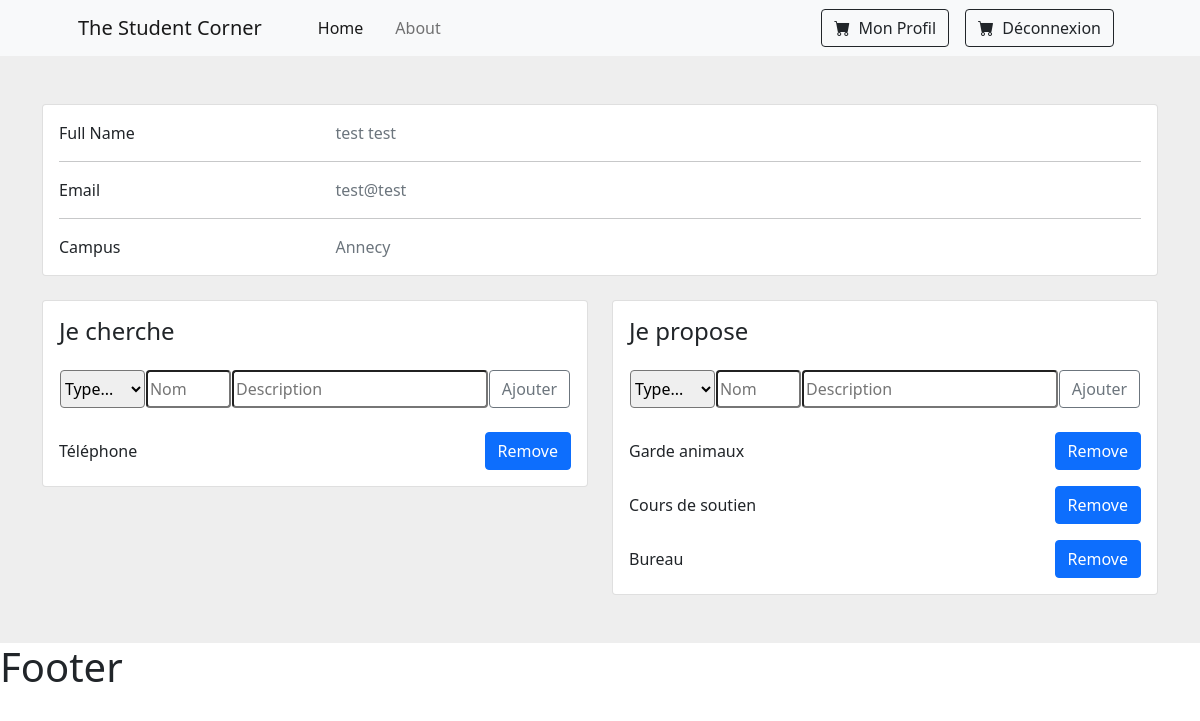
Screenshot of /?r=user/profil (signed in) with the database file from the repository.
### tables this page shows
CREATE TABLE IF NOT EXISTS produit (
    idproduit int(11) NOT NULL AUTO_INCREMENT,
    nom varchar(100) NOT NULL,
    description varchar(100) NOT NULL,
    type int(11) NOT NULL,
    PRIMARY KEY (idproduit)
);

### tools.php (called while the page is built, shortened)
<?php
spl_autoload_register(function($name) {
	$dir = "model";
	if (strpos($name,"Controller") !== FALSE)
		$dir = "controller";
	$path = $dir."/".$name.".php";
});

### controller/Controller.php (called while the page is built, shortened)
<?php
class Controller {
	public function render($view, $d=null) {
		$controller = get_class($this);
		$model = substr($controller, 0,
		strpos($controller, "Controller"));
		$data = $d;
		include_once "view/header.php";
		include_once "view/".strtolower($model)."/".$view.".php";
		include_once "view/footer.php";
	}
}

### controller/UserController.php (called while the page is built, shortened)
<?php
class UserController extends Controller {
  public function profil(){
    $user = unserialize($_SESSION["user"]);
    $offres = $user->getOffres();
    $demandes = $user->getDemandes();
    $this->render("profil", ["user"=>$user,"offres"=>$offres,"demandes"=>$demandes]);
  }
}

### index.php (called while the page is built, shortened)
<?php
include_once "db.php";
include_once "tools.php";
include_once "controller/route.php";

### model/Model.php (called while the page is built, shortened)
<?php
class Model {
	public function __construct($id=null) {
		$class = get_class($this);
		$table = strtolower($class);
		if ($id != null) {
			$st = db()->prepare("select * from $table where id$table=:id");
			$st->bindValue(":id", $id);
			$st->execute();
		}
	}
	public function __get($fieldName) {
		$varName = "_".$fieldName;
		if (property_exists(get_class($this), $varName))
			return $this->$varName;
		else {
			throw new Exception("Unknown variable: ".$fieldName." in ".get_class($this));
		}
	}
	public function __set($fieldName, $value) {
		$varName = "_".$fieldName;
		if ($value !== null) {
			if (property_exists(get_class($this), $varName)) {
				$class = get_class($this);
				$table = strtolower($class);
				$id = "_id".$fieldName;
				if (isset($value->$id)) {
					$st = db()->prepare("update $table set id$fieldName=:val where id$table=:id");
					$id = substr($id, 1);
					$st->bindValue(":val", $value->$id);
				} else {
					$st = db()->prepare("update $table set $fieldName=:val where id$table=:id");
				}
			} else {
				throw 	new Exception("Unknown variable: ".$fieldName. " in ".get_class($this));
			}
		}
	}
}

### db.php (called while the page is built)
<?php
$db = new PDO("mysql:host=localhost;dbname=info732","root","");
$db->exec("SET NAMES 'utf8';");
function db() { global $db; return $db; }

### model/Utilisateur.php (called while the page is built, shortened)
<?php
class Utilisateur extends Model {
	public function getOffres() {
		$st = db()->prepare("SELECT * from listeoffres WHERE idutilisateur = :idutilisateur");
		$st->bindValue(":idutilisateur", $this->idutilisateur);
		$st->execute();
		$offres = array();
		while($row = $st->fetch(PDO::FETCH_ASSOC)) {
			$offres[] = new Produit($row['idoffre']);
		}
		return $offres;
	}
	public function getDemandes() {
		$st = db()->prepare("SELECT * from listedemandes WHERE idutilisateur = :idutilisateur");
		$st->bindValue(":idutilisateur", $this->idutilisateur);
		$st->execute();
		$demandes = array();
		while($row = $st->fetch(PDO::FETCH_ASSOC)) {
			$demandes[] = new Produit($row['iddemande']);
		}
		return $demandes;
	}
}

### view/user/profil.php (the view)
<section style="background-color: #eee;">
  <div class="container py-5">
    <div class="row mb-4 d-flex justify-content-center">
		<div class="col-md-12">
			<div class="card mb-4 mb-md-0">
				<div class="card-body">
					<div class="row">
						<div class="col-sm-3">
							<p class="mb-0">Full Name</p>
						</div>
						<div class="col-sm-9">
							<p class="text-muted mb-0"><?php print($data["user"]->prenom." ".$data["user"]->nom); ?></p>
						</div>
					</div>
					<hr>
					<div class="row">
						<div class="col-sm-3">
							<p class="mb-0">Email</p>
						</div>
						<div class="col-sm-9">
							<p class="text-muted mb-0"><?php print($data["user"]->email); ?></p>
						</div>
					</div>
					<hr>
					<div class="row">
						<div class="col-sm-3">
							<p class="mb-0">Campus</p>
						</div>
						<div class="col-sm-9">
						<p class="text-muted mb-0"><?php print($data["user"]->idcampus->nom_campus); ?></p>
						</div>
					</div>
				</div>
			</div>
		</div>
	</div>
	<div class="row d-flex justify-content-center">
		<?php
			foreach(["Je cherche" => "demandes", "Je propose" => "offres"] as $title => $name){
				echo <<<html
				<div class="col-md-6">
				<div class="card mb-4 mb-md-0">
					<div class="card-body">
						<h4 class="mb-4">$title</h4>
						<div class="row mb-4 d-flex justify-content-center">
							<form class="col-md-12" action=".?r=user/profil" method="post" id="addProductForm">
								<input type="hidden" value="addProduct" name="action" />
								<div class="input-group d-flex justify-content-around">
									<select name="type" form="addProductForm" class="col-md-2 rounded">
										<option selected>Type...</option>
										<option value="1">Service</option>
										<option value="2">Produit</option>
									</select>
									<input type="text" id="nom" name="nom" placeholder="Nom" class="col-md-2 rounded" />
									<input type="text" id="desc" name="desc" placeholder="Description" class="col-md-6 rounded" />
									<div class="input-group-append">
										<button class="btn btn-outline-secondary" type="submit">Ajouter</button>
									</div>
								</div>
							</form>
						</div>
				html;
				foreach($data[$name] as $d){
					echo <<<hop
					<div class="d-flex justify-content-between mt-3">
						<p class="mb-0 align-self-center">$d->nom</p>
						<button type="button" class="btn btn-primary btn-floating btn-remove">Remove</button>
					</div>
					hop;
				};
				echo <<<html
						</div>
					</div>
				</div>
				html;
			};
		?>
    </div>
  </div>
</section>

### controller/route.php (shortened to what this page needs)
<?php
$parameters = array();
if (isset($_GET))
	foreach($_GET as $k=>$v)
		$parameters[$k] = $v;
function parameters() {
	global $parameters;
	$parameters = array_filter($parameters ,'strlen');
	return $parameters;
}
if (isset(parameters()["r"])) {
	$route = parameters()["r"];
	if (strpos($route,"/") === FALSE)
		list($controller, $action) = array($route, "index");
	else
		list($controller, $action) = explode("/", $route);
	$controller = ucfirst($controller)."Controller";
	if (class_exists($controller)) {
		$c = new $controller();
		$c->$action();
	}
} else {
	$c = new SiteController();
	$c->index();
}

### view/header.php (shortened to what this page needs)
<!DOCTYPE html>
<html>
<head>
	<link rel="stylesheet" href="https://cdn.jsdelivr.net/npm/bootstrap-icons@1.6.0/font/bootstrap-icons.css">
	<link rel="stylesheet" type="text/css" href="./css/bootstrap.css"/>
	<link rel="stylesheet" type="text/css" href="./css/style.css"/>
</head>
<body>
	<main>
	<header>
		<nav class="navbar navbar-expand-lg navbar-light bg-light">
            <div class="container px-4 px-lg-5">
                <a class="navbar-brand" href=".">The Student Corner</a>
				<ul class="navbar-nav me-auto mb-2 mb-lg-0 ms-lg-4 flex-row h-100">
					<li class="nav-item mx-2"><a class="nav-link active" href=".">Home</a></li>
					<li class="nav-item mx-2"><a class="nav-link" href=".?r=about">About</a></li>
				</ul>
				<?php if (isset($_SESSION['user'])){?>
					<a class="text-decoration-none d-flex px-2" href=".?r=user/profil">
						<button class="btn btn-outline-dark" type="submit">
							<i class="bi-cart-fill me-1"></i>
							Mon Profil
						</button>
					</a>
					<a class="text-decoration-none d-flex px-2" href=".?r=user/logout">
						<button class="btn btn-outline-dark" type="submit">
							<i class="bi-cart-fill me-1"></i>
							Déconnexion
						</button>
					</a>
				<?php } ?>
            </div>
        </nav>
	</header>
	<section class="background">

### view/footer.php
</section>
<footer>
    <h1>Footer</h1>
</footer>
</main>
</body>
</html>

### rows the page displays
produit: nom "Téléphone"
produit: nom "Garde animaux"
produit: nom "Cours de soutien"
produit: nom "Bureau"

### other values shown
$data["user"]->prenom "test"
$data["user"]->nom "test"
$data["user"]->email "test@test"
$data["user"]->idcampus->nom_campus "Annecy"
$title "Je cherche"
$title "Je propose"
